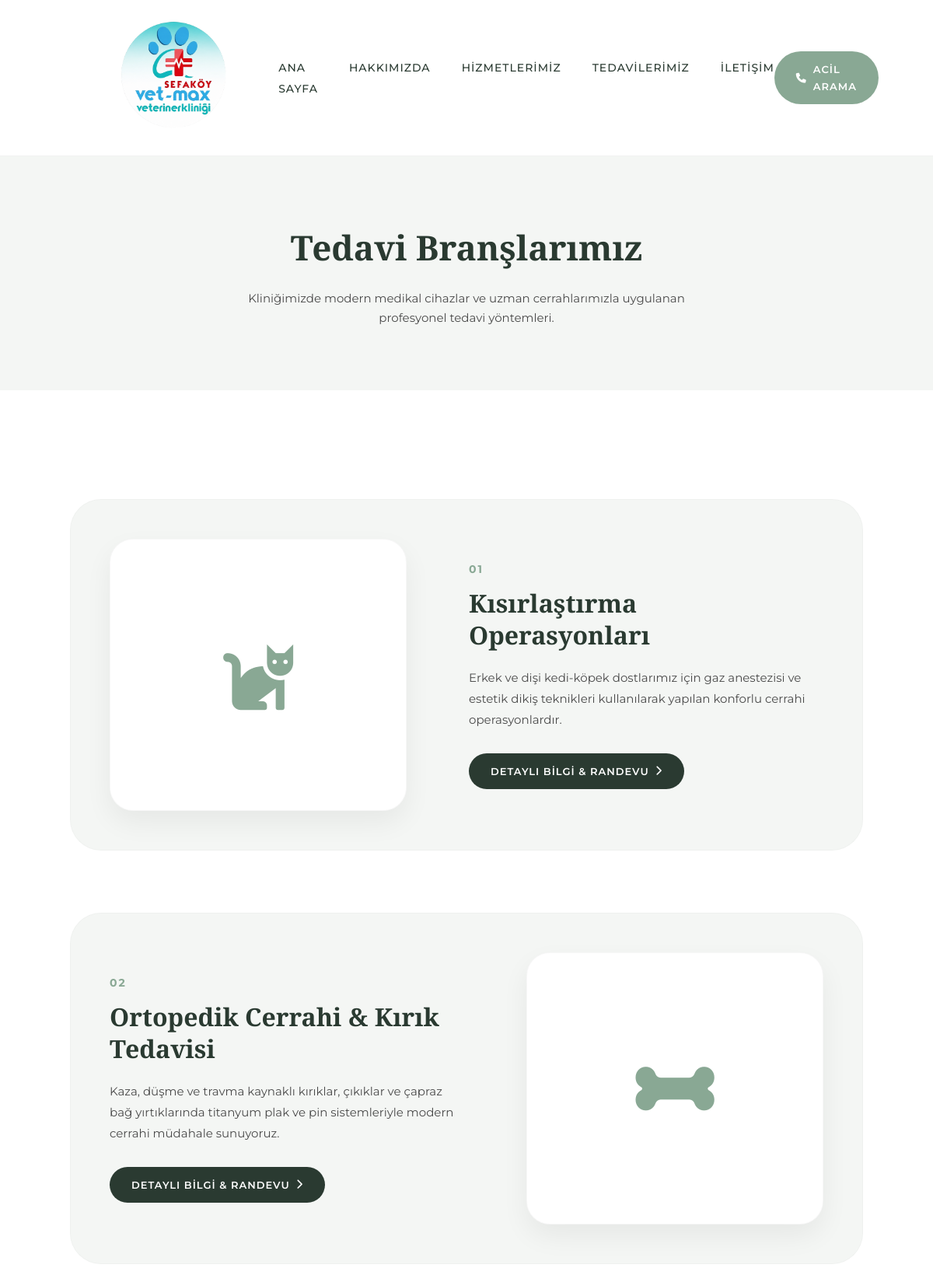
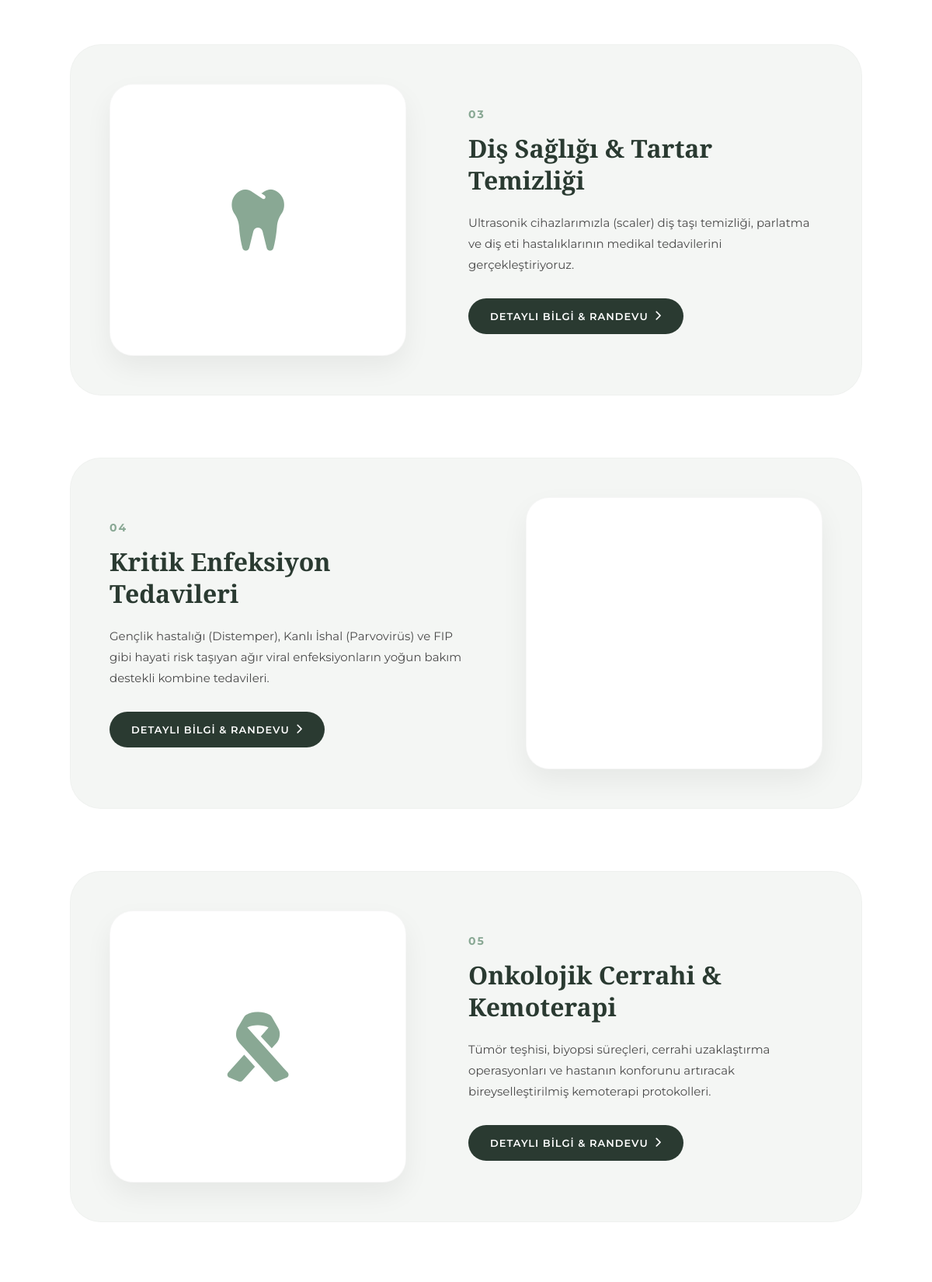
Page /tedavilerimiz (upper part) on the committed database (2 pictures, top to bottom).
### app.py (models this page shows)
class Treatment(db.Model):
    id = db.Column(db.Integer, primary_key=True)
    title = db.Column(db.String(100), nullable=False)
    description = db.Column(db.Text, nullable=False)
    icon = db.Column(db.String(50), default='fa-kit-medical')
    image = db.Column(db.String(120), nullable=True)

### app.py (the view)
@app.route('/tedavilerimiz')
def treatments():
    all_treatments = Treatment.query.all()
    return render_template('treatments.html', treatments=all_treatments)

### templates/treatments.html (shortened to what this page needs)
{% extends 'base.html' %}
{% block content %}
<section class="page-header">
    <h1>Tedavi Branşlarımız</h1>
    <p>Kliniğimizde modern medikal cihazlar ve uzman cerrahlarımızla uygulanan profesyonel tedavi yöntemleri.</p>
</section>
<section class="treatments-section">
    <div class="treatments-container">
        {% for treatment in treatments %}
        <div class="treatment-row">
            {% if treatment.image %}
            <div class="treatment-visual">
                <img src="{{ url_for('static', filename='images/uploads/' + treatment.image) }}" alt="{{ treatment.title }}">
            </div>
            {% else %}
            <div class="treatment-visual treatment-icon-mode">
                <i class="fa-solid {{ treatment.icon }}"></i>
            </div>
            {% endif %}
            <div class="treatment-text">
                <span class="treatment-number">0{{ loop.index }}</span>
                <h3>{{ treatment.title }}</h3>
                <p>{{ treatment.description }}</p>
                <a href="/iletisim" class="treatment-btn">Detaylı Bilgi & Randevu <i class="fa-solid fa-chevron-right"></i></a>
            </div>
        </div>
        {% else %}
        <p style="text-align: center; font-size: 18px; color: #666;">Henüz eklenmiş bir tedavi bulunmamaktadır.</p>
        {% endfor %}
    </div>
</section>
{% endblock %}

### static/css/style.css (style rules this page uses)
:root { --wix-green: #89a894; --wix-dark: #2a3a31; --wix-cream: #f4f6f4; --wix-text: #4a4a4a; --white: #ffffff; --transition: all 0.4s cubic-bezier(0.16, 1, 0.3, 1); }
* { margin: 0; padding: 0; box-sizing: border-box; }
body { background-color: var(--white); color: var(--wix-text); font-family: 'Montserrat', sans-serif; line-height: 1.7; -webkit-font-smoothing: antialiased; }
.page-header { background-color: var(--wix-cream); text-align: center; padding: 80px 20px; margin-bottom: 60px; }
.page-header h1 { font-family: 'Playfair Display', serif; font-size: 44px; color: var(--wix-dark); margin-bottom: 15px; }
.page-header p { font-size: 15px; color: var(--wix-text); max-width: 600px; margin: 0 auto; }
.treatments-section { padding: 80px 0; background-color: var(--white); }
.treatments-container { width: 85%; max-width: 1100px; margin: 0 auto; display: flex; flex-direction: column; gap: 80px; }
.treatment-row { display: flex; align-items: center; gap: 80px; background-color: var(--wix-cream); padding: 50px; border-radius: 40px; transition: var(--transition); border: 1px solid rgba(0, 0, 0, 0.02); }
.treatment-row:nth-child(even) { flex-direction: row-reverse; }
.treatment-visual { flex: 1; height: 350px; border-radius: 30px; overflow: hidden; box-shadow: 0 15px 35px rgba(0,0,0,0.06); }
.treatment-icon-mode { background-color: var(--white); display: flex; align-items: center; justify-content: center; font-size: 90px; color: var(--wix-green); border: 1px solid rgba(0, 0, 0, 0.03); }
.treatment-text { flex: 1.2; display: flex; flex-direction: column; }
.treatment-number { font-size: 14px; font-weight: 700; color: var(--wix-green); letter-spacing: 2px; margin-bottom: 10px; }
.treatment-text h3 { font-family: 'Playfair Display', serif; font-size: 32px; color: var(--wix-dark); margin-bottom: 20px; line-height: 1.3; }
.treatment-text p { font-size: 15px; color: var(--wix-text); line-height: 1.8; margin-bottom: 30px; }
.treatment-btn { align-self: flex-start; background-color: var(--wix-dark); color: var(--white); padding: 12px 28px; border-radius: 50px; text-decoration: none; font-weight: 600; font-size: 13px; text-transform: uppercase; letter-spacing: 1px; display: inline-flex; align-items: center; gap: 8px; transition: var(--transition); }

### rows in the picture
Treatment: title "Kısırlaştırma Operasyonları", description "Erkek ve dişi kedi-köpek dostlarımız için gaz anestezisi ve estetik dikiş teknikleri kullanılarak yapılan konforlu cerrahi operasyonlardır."
Treatment: title "Ortopedik Cerrahi & Kırık Tedavisi", description "Kaza, düşme ve travma kaynaklı kırıklar, çıkıklar ve çapraz bağ yırtıklarında titanyum plak ve pin sistemleriyle modern cerrahi müdahale sunuyoruz."
Treatment: title "Diş Sağlığı & Tartar Temizliği", description "Ultrasonik cihazlarımızla (scaler) diş taşı temizliği, parlatma ve diş eti hastalıklarının medikal tedavilerini gerçekleştiriyoruz."
Treatment: title "Kritik Enfeksiyon Tedavileri", description "Gençlik hastalığı (Distemper), Kanlı İshal (Parvovirüs) ve FIP gibi hayati risk taşıyan ağır viral enfeksiyonların yoğun bakım destekli kombine tedavileri."
Treatment: title "Onkolojik Cerrahi & Kemoterapi", description "Tümör teşhisi, biyopsi süreçleri, cerrahi uzaklaştırma operasyonları ve hastanın konforunu artıracak bireyselleştirilmiş kemoterapi protokolleri."
